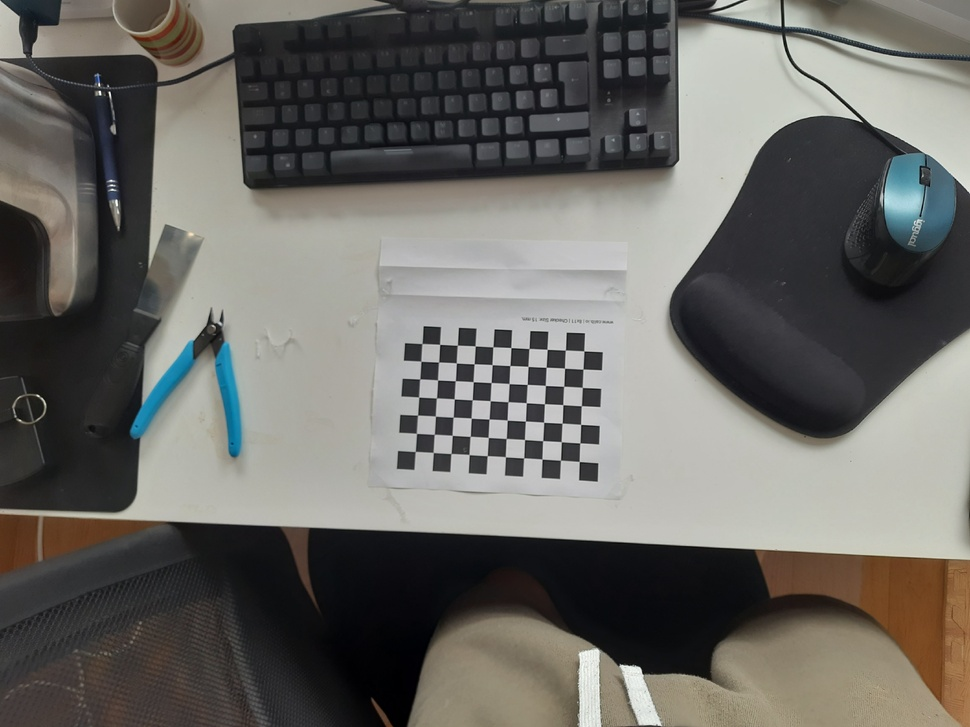
%> input picture test/checkerboard/checkerboard_1.jpg, 970 x 727 px, shrunk from 4096 x 3072 before the run
$ octave --eval "result = preprocessImage(imread('../../test/checkerboard/checkerboard_1.jpg'));"   (GNU Octave 9; MATLAB toolbox functions it lacks are replaced by stand-ins)
%> lines starting %> are read from the running program, lines starting %| are printed output that depends on the picture
function imageOut = preprocessImage(image)
% PREPROCESSIMAGE Perform preprocessing on the images to prepare them for
% feature extraction and matching
% Inputs:
%   image - the image to be preprocessed
% Outputs:
%   imageOut - the preprocessed image

imageGray = rgb2gray(image);
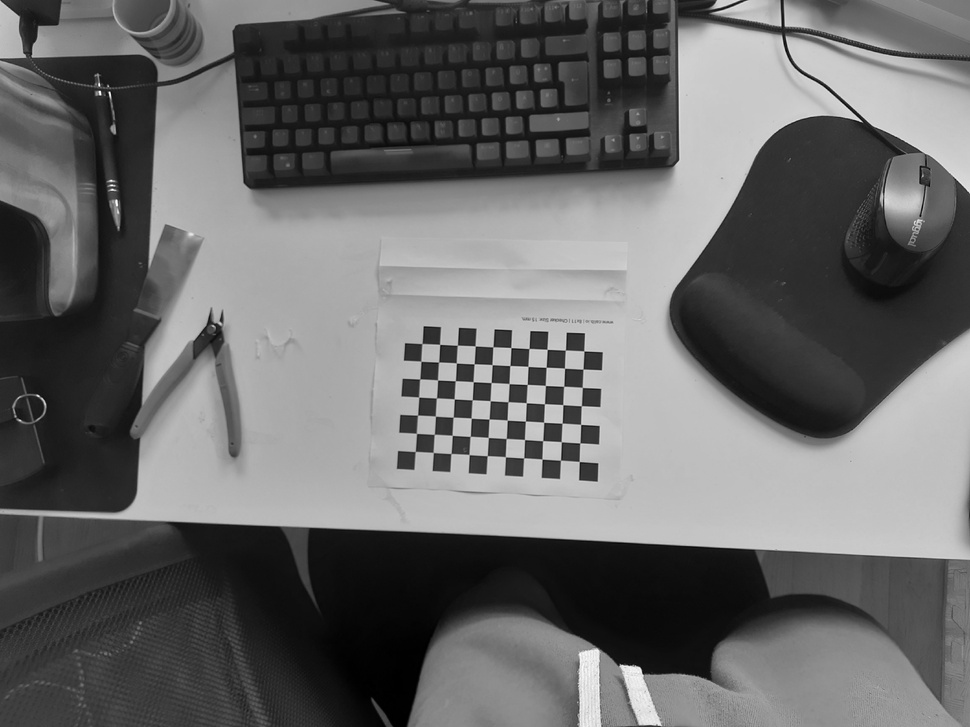
%> imageGray: size 727x970 uint8; min 0, max 255, mean 104.1

% Remove salt and pepper noise
imageDenoised = medfilt2(imageGray);

% Enhance the contrast
imageEnhanced = adapthisteq(imageDenoised);
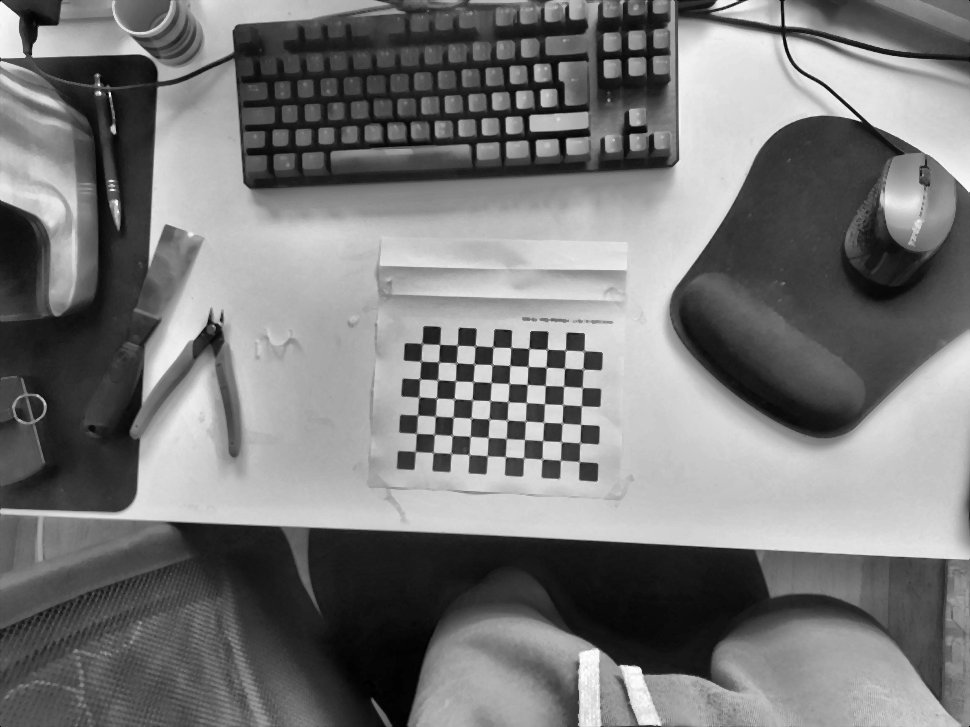
%> imageEnhanced: size 727x970 uint8; min 0, max 255, mean 120.4

% Sharpen the image
imageSharpened = imsharpen(imageEnhanced);

% Remove salt and pepper noise again
imageSharpened = medfilt2(imageSharpened);

imageOut = imageSharpened;
end

$ run again, on test/checkerboard/checkerboard_10.jpg
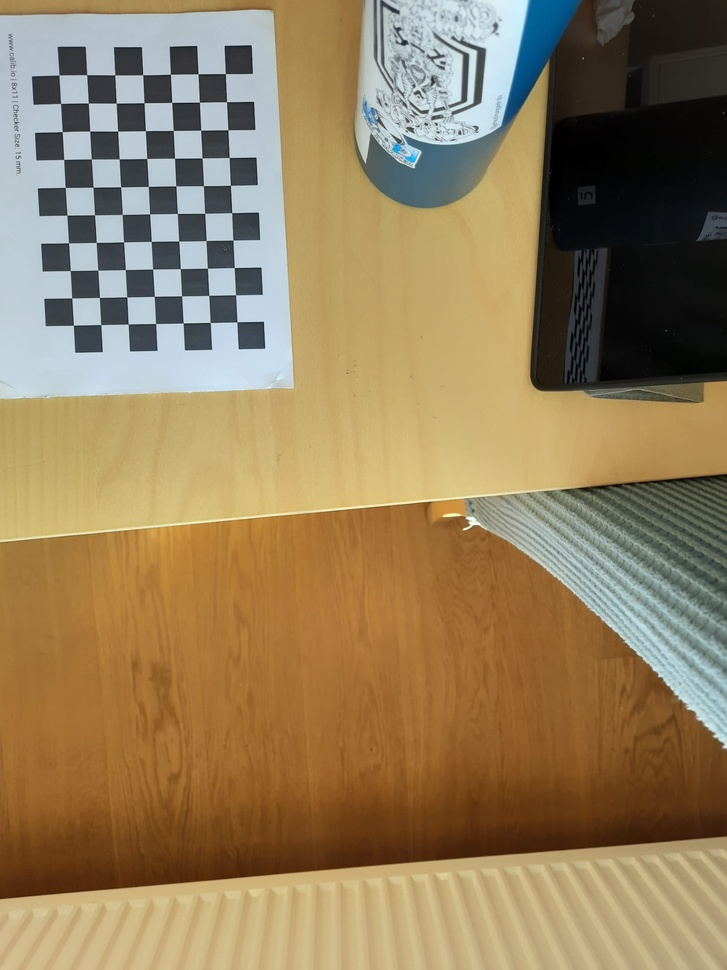
%> input picture test/checkerboard/checkerboard_10.jpg, 727 x 970 px, shrunk from 1536 x 2048 before the run
%> in preprocessImage, `imageGray = rgb2gray(image);`:
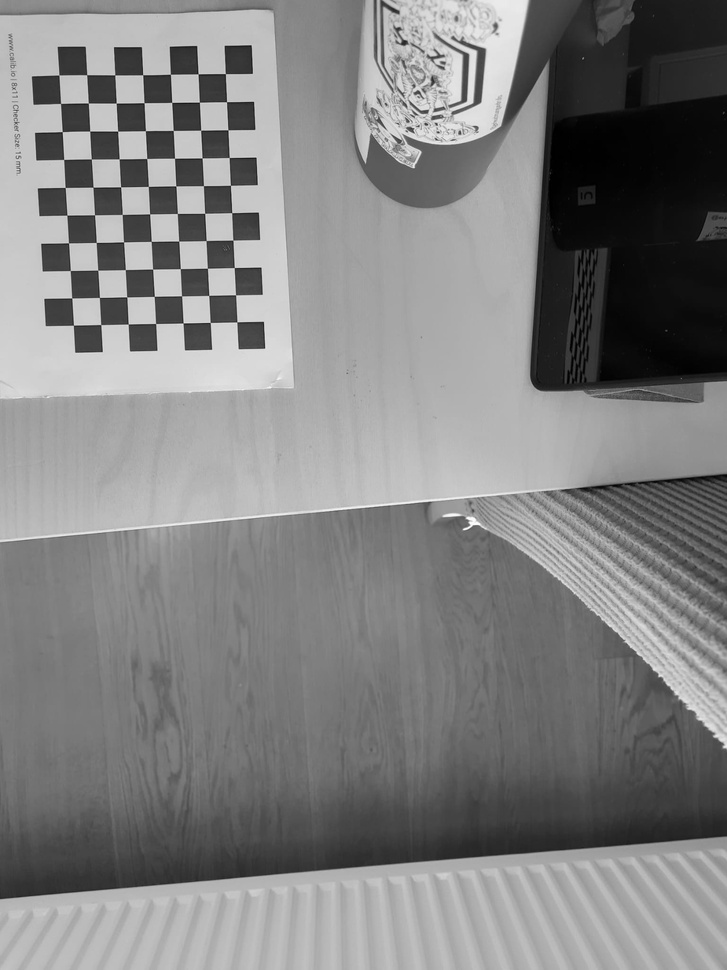
%> imageGray: size 970x727 uint8; min 0, max 253, mean 129.4
%> in preprocessImage, `imageEnhanced = adapthisteq(imageDenoised);`:
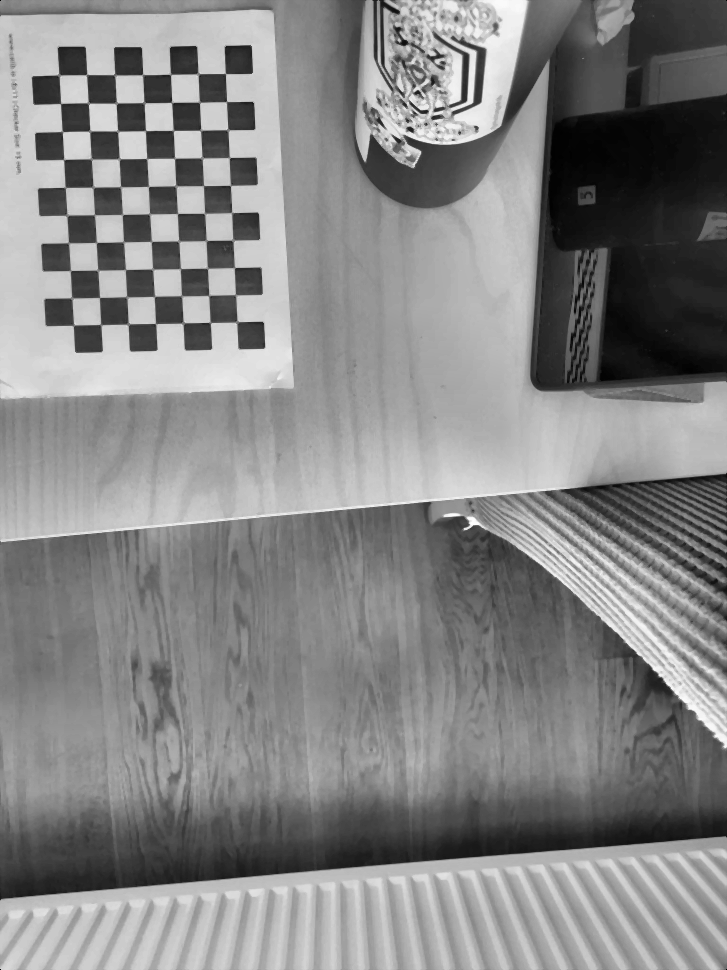
%> imageEnhanced: size 970x727 uint8; min 0, max 255, mean 133.1

$ run again, on test/checkerboard/checkerboard_11.jpg
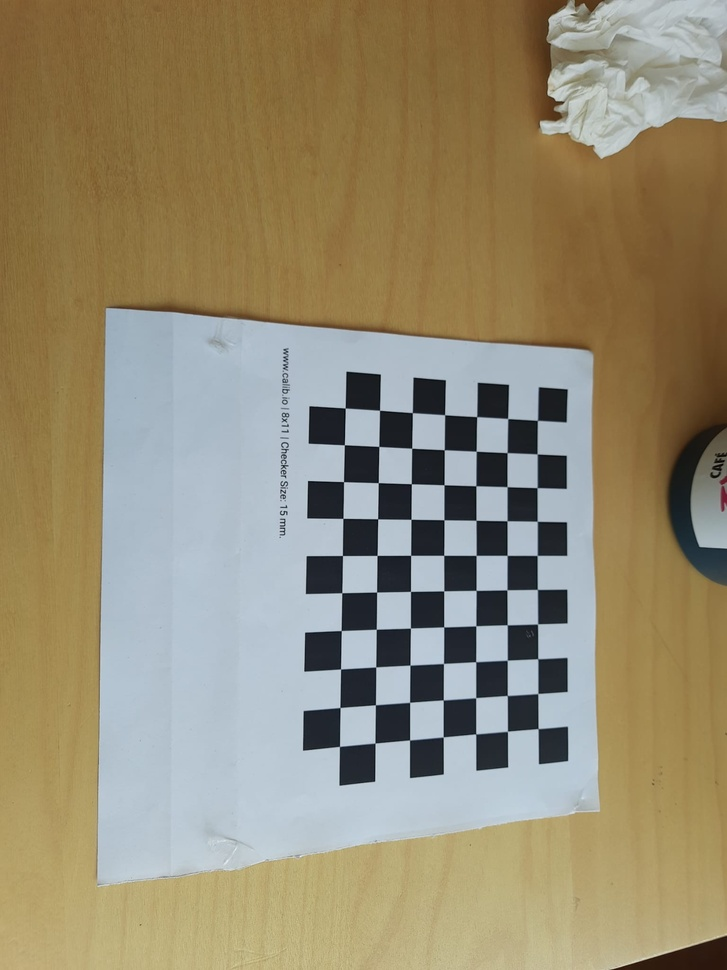
%> input picture test/checkerboard/checkerboard_11.jpg, 727 x 970 px, shrunk from 1536 x 2048 before the run
%> in preprocessImage, `imageGray = rgb2gray(image);`:
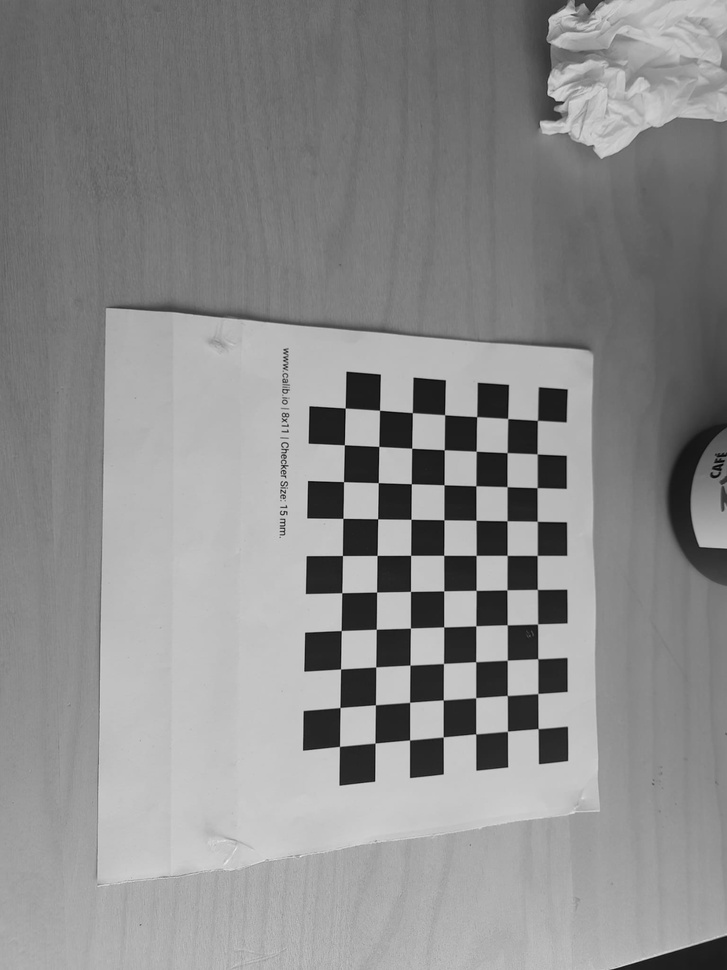
%> imageGray: size 970x727 uint8; min 1, max 242, mean 139.6
%> in preprocessImage, `imageEnhanced = adapthisteq(imageDenoised);`:
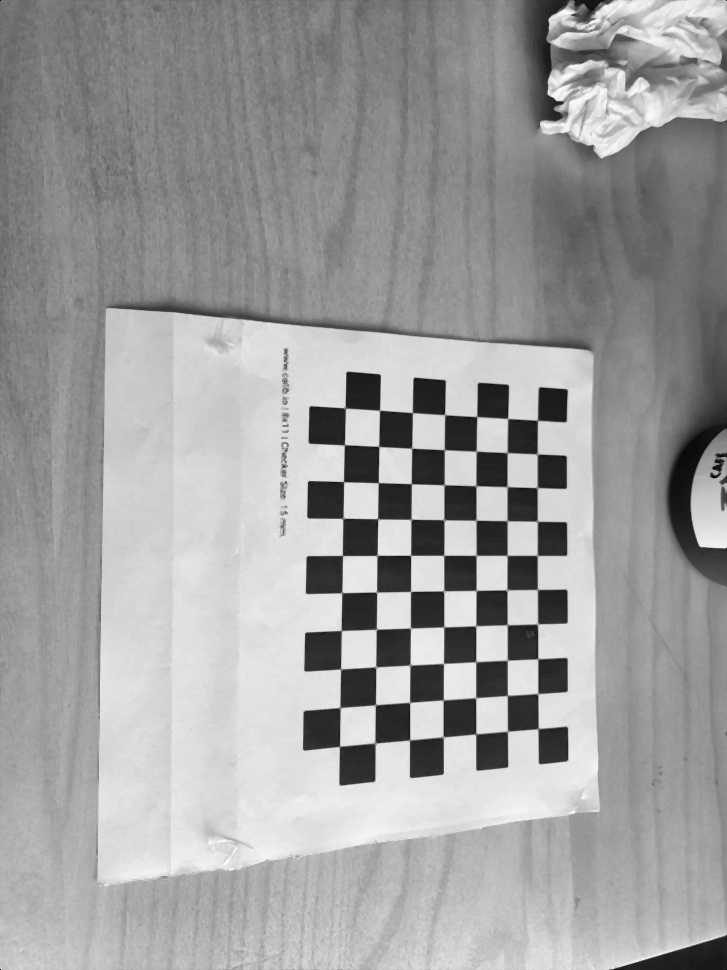
%> imageEnhanced: size 970x727 uint8; min 0, max 255, mean 158.3

$ run again, on test/checkerboard/checkerboard_12.jpg
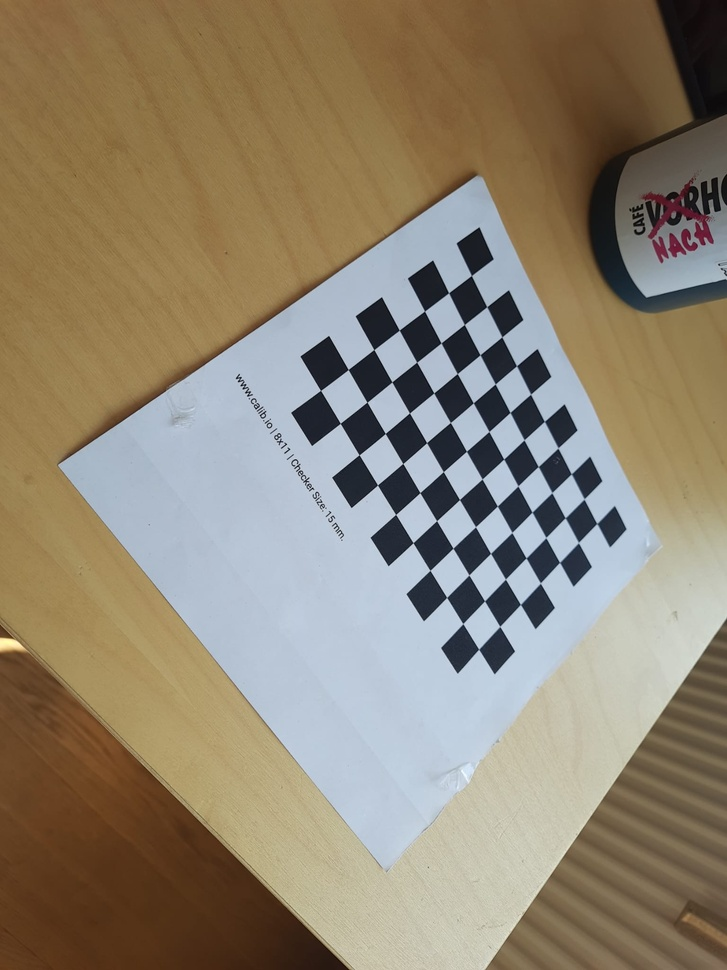
%> input picture test/checkerboard/checkerboard_12.jpg, 727 x 970 px, shrunk from 1536 x 2048 before the run
%> in preprocessImage, `imageGray = rgb2gray(image);`:
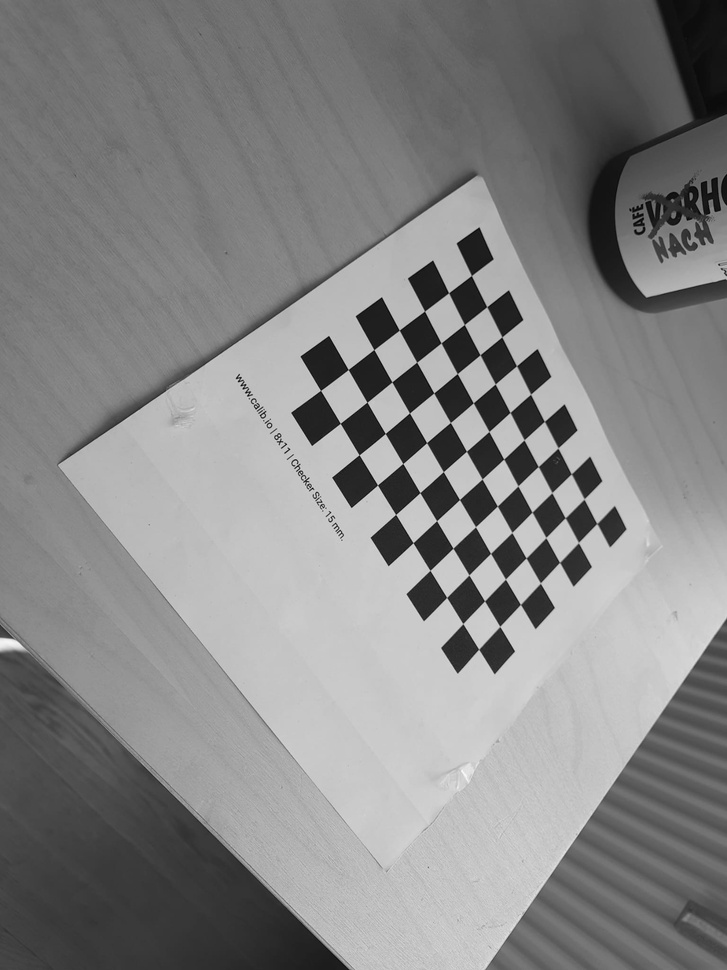
%> imageGray: size 970x727 uint8; min 1, max 248, mean 133
%> in preprocessImage, `imageEnhanced = adapthisteq(imageDenoised);`:
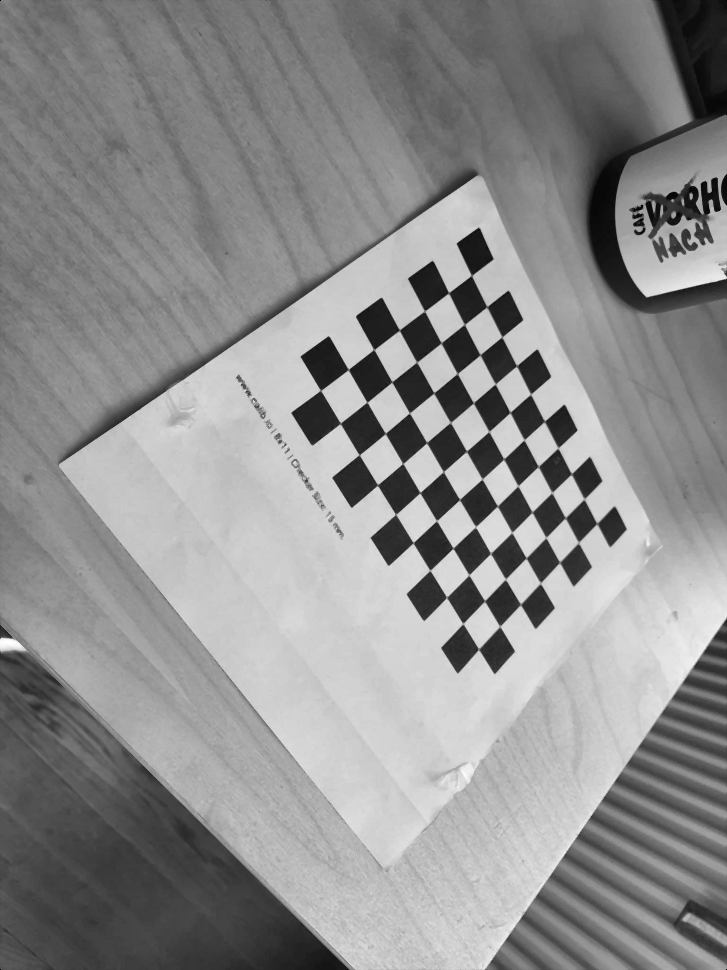
%> imageEnhanced: size 970x727 uint8; min 0, max 255, mean 141.5
